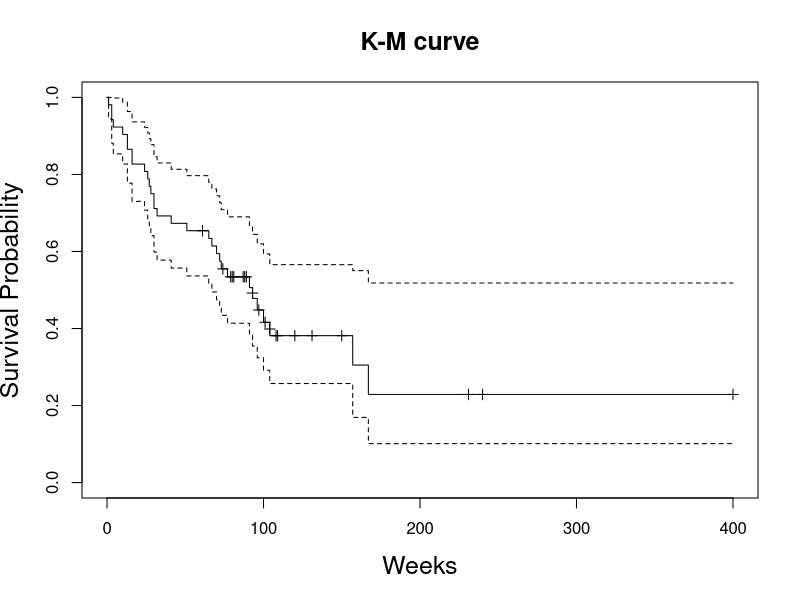
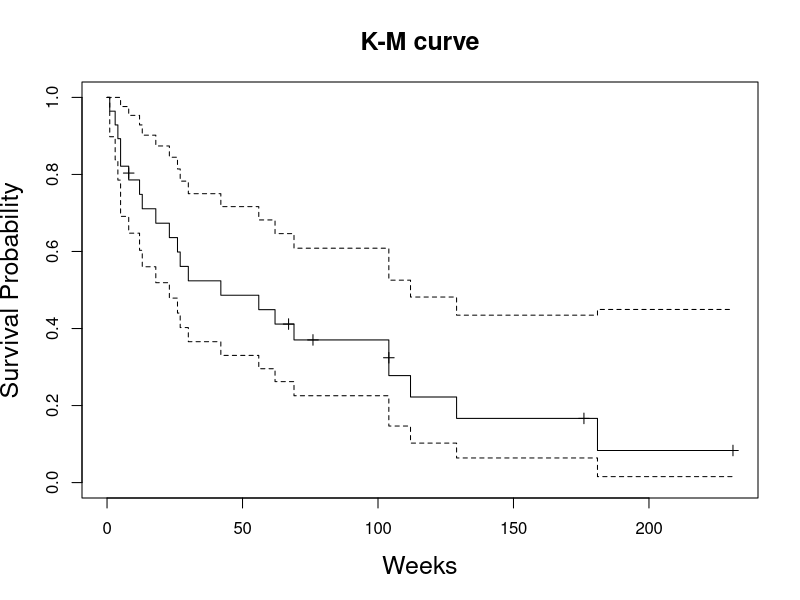

Recreate these plots in R, in order.
## ---- chunk 1
library(tidyverse)
library(survival)
## ---- chunk 2
library(KMsurv)
data(tongue)
#head(tongue)
## ---- chunk 3
aneu_data = tongue %>% 
  filter(type == 1)
## ---- chunk 4
KM1=survfit(Surv(time,delta)~1, data = aneu_data, conf.type='log')
plot(KM1, mark.time = TRUE,xlab="Weeks", ylab="Survival Probability", 
     main="K-M curve", cex.lab=1.5, cex.main=1.5)
#plot(KM1)
#plot(KM1,fun='cumhaz') # cumulative hazard fun
## ---- chunk 5
summary(KM1)[9:10]
## ---- chunk 6
summary(KM1, times = 52)
## ---- chunk 7
dipl_data = tongue %>% 
  filter(type == 2)
## ---- chunk 8
KM2=survfit(Surv(time,delta)~1, data = dipl_data, conf.type='log')
plot(KM2, mark.time = TRUE,xlab="Weeks", ylab="Survival Probability", 
     main="K-M curve", cex.lab=1.5, cex.main=1.5)
#plot(KM2)
#plot(KM2,fun='cumhaz') # cumulative hazard fun
## ---- chunk 9
summary(KM2)[9:10]
## ---- chunk 10
summary(KM2, times = 52)
